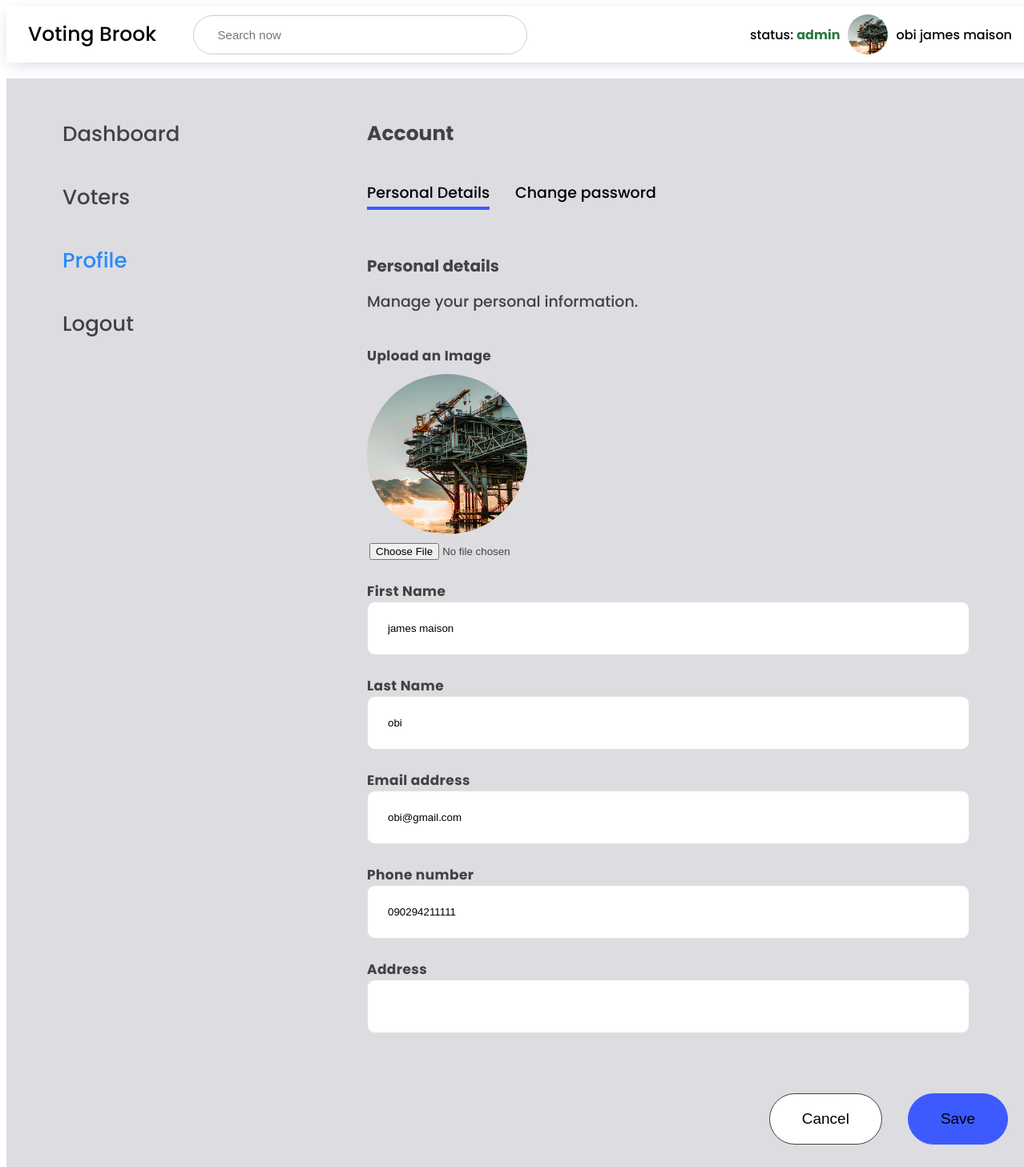
The app's page /account.php (signed in) with its own data.
### tables this page shows
CREATE TABLE `users` (
  `id` int(11) NOT NULL,
  `first_name` varchar(250) NOT NULL,
  `last_name` varchar(250) NOT NULL,
  `email` varchar(250) NOT NULL,
  `userType` varchar(250) NOT NULL,
  `password` varchar(250) NOT NULL,
  `phoneNumber` varchar(250) DEFAULT NULL,
  `address` varchar(1000) DEFAULT NULL,
  `picture` varchar(1000) NOT NULL,
  `location` varchar(1000) NOT NULL
);

### account.php (the view, shortened to what this page needs)
<?php
      require_once "conn.php";
      $userId =  $_SESSION['id'];
      $firstName="";
      $email="";
      $lastName="";
      $address="";
      $phoneNumber="";
      $profilePicture = "";
      if($userId){
        $query = "SELECT * FROM users WHERE id = $userId";
        try{
          $results1 =  mysqli_query($conn, $query);
          $user = mysqli_fetch_assoc($results1);
          $firstName =$user['first_name'];
          $lastName =$user['last_name'];
          $email =$user['email'];
          $phoneNumber = $user['phoneNumber'];
          $address= $user['address'];
          $profilePicture = $user['picture'];
        }catch(Exception $e){
            echo $e;
            echo '<script>alert("An Error occured while getting using profile")</script>';
            header('location: account.php?status=error');
            return;
        }
    }
?>
<!DOCTYPE html>
<html lang="en">
<head>
    <link rel="stylesheet" href="./css/account.css">
</head>
<body>
    <div class="wrapper">
        <header>
            <p class="logo">Voting Brook</p>
            <div class="top_bar">
                <div class="search_now">
                    <input placeholder="Search now" class="draft" />
                </div>
                <div class="profile_info">
                    <?php
                    $userId = $_SESSION['id'];
                    $query = "SELECT * FROM users WHERE users.id =  $userId";
                    $results1 = mysqli_query($conn, $query);
                    $user = mysqli_fetch_assoc($results1);
                ?>
                    <p>status: <span class="status"><?php echo $user['userType'] ?></span> </p>
                    <?php if($user['picture']): ?>
                    <img src="./saved/<?php echo $user['picture'];?>" alt="profile_image" width="50" height="50"
                        style="border-radius: 50%;">
                    <?php else: ?>
                    <img src="images/face28.jpg" alt="face28">
                    <?php endif; ?>
                    <p> <?php echo $user['last_name'];?> <?php echo $user['first_name']; ?></p>
                </div>
            </div>
        </header>
        <div class="container">
            <div class="display_flex">
                <div class="sidebar">
                    <p><a href="./dashboard.php">Dashboard</a></p>
                    <?php if($user['userType'] === 'admin' || $user['userType'] === 'election_officer' ): ?>
                    <p><a href="./voters.php">Voters</a></p>
                    <?php endif ?>
                    <p><a href="./account.php" class="active">Profile</a></p>
                    <p><a href="./logout.php">Logout</a></p>
                </div>
                <form class="account" method="post" action="<?php echo htmlspecialchars($_SERVER["PHP_SELF"]);?>"
                    enctype="multipart/form-data">
                    <div class="acc">
                        <p>Account</p>
                    </div>
                    <div class="details">
                        <p class="p_details">Personal Details</p>
                        <a href="./account(2).html">Change password</a>
                    </div>
                    <div class="personal_details">
                        <p class="personal_d">Personal details</p>
                        <p>Manage your personal information.</p>
                    </div>
                    <div class="info">
                        <label for="fname">Upload an Image</label>
                        <div style="display: flex; flex-direction: column; align-items: flex-start;">
                            <?php if($profilePicture): ?>
                            <img src="./saved/<?php echo $profilePicture; ?>" alt="profile_image"
                                style="width: 200px; height: 200px; border-radius: 50%; margin-top: 10px;" />
                            <?php else: ?>
                            <img src="./images/profile.jpg" alt="profile_image"
                                style="width: 200px; height: 200px; border-radius: 50%; margin-top: 10px;" />
                            <?php endif ?>
                            <input style="padding-left: 2px; padding-top: 10px;" type="file" name="uploadfile"
                                class="form-control" id="image">
                        </div>
                        <label for="name">First Name</label>
                        <input type="text" id="firstName" name="firstName" value="<?php echo $firstName; ?>"><br><br>
                        <label for="name">Last Name</label>
                        <input type="text" id="lastName" name="lastName" value="<?php echo $lastName; ?>"><br><br>
                        <label for="email">Email address</label>
                        <input type="email" id="Emailaddress" name="emailAddress" value="<?php echo $email; ?>"><br><br>
                        <label for="number">Phone number</label>
                        <input type="text" id="Phonenumber" name="phoneNumber"
                            value="<?php echo $phoneNumber; ?>"><br><br>
                        <label for="address">Address</label>
                        <input type="address" id="Address" name="address" value="<?php echo $address; ?>"><br><br>
                    </div>
                    <div class="cancel_save">
                        <div class="cancel">
                            <button>Cancel</button>
                        </div>
                        <div class="save">
                            <button type="submit" name="update_user">Save</button>
                        </div>
                    </div>
                </form>
            </div>
        </div>
    </div>
</body>
</html>

### css/account.css (style rules this page uses)
p,h1 { margin: 0; padding: 0; }
body { max-width: 100%; width: 100%; overflow: hidden; overflow-y: auto; font-family: "Poppins", sans-serif; font-weight: 500; font-style: normal; }
.wrapper { max-width: 1400px; width: 100%; margin: 0 auto; }
header { width: 100%; background-color: white; box-shadow: 0 5px 21px -5px #cdd1e1; display: flex; align-items: center; padding-left: 27px; }
.logo { font-size: 25px; }
header img { cursor: pointer; }
.top_bar { width: 80%; display: flex; justify-content: space-between; margin: 0 auto; margin-right: 40px; align-items: center; padding: 10px; background-color: white; }
.search_now { width: 100% }
.search_now input { padding: 15px; outline: none; width: 370px; border-radius: 2rem; border: 1px solid #c9ccd7; padding-left: 30px; font-size: 15px; }
.container { width: 100%; background-color: #dddce1; }
.display_flex { width: 100%; display: flex; padding: 20px; }
.profile_info { max-width: 350px; width: 100%; display: flex; align-items: center; justify-content: flex-end; gap: 10px; }
.profile_info .status { color: #2c793c; font-weight: 700; }
.sidebar { max-width: 240px; width: 100%; }
.sidebar a { text-decoration: none; color: #424242; }
.sidebar p { padding: 20px; cursor: pointer; font-size: 22px; text-decoration: none; transition: 0.3s ease-in-out; }
.sidebar .active { color: #248afd; }
.container { width: 100%; background-color: #dddce1;; }
.display_flex { width: 100%; display: flex; gap: 10rem; padding: 30px; margin-top: 20px; }
.sidebar p { padding: 20px; cursor: pointer; font-size: 26px; color: #248afd; }
.sidebar a { text-decoration: none; padding: 20px; cursor: pointer; font-size: 26px; color: #424242; }
.account { width: 100%; }
.acc p { font-size: 25px; font-weight: bolder; padding: 20px; color: #424242; }
.details { display: flex; gap: 2rem; padding: 20px; font-size: 19px; cursor: pointer; }
.details a { text-decoration: none; color: black; }
.p_details { border-bottom: 4px solid #3D5AFE; padding-bottom: 3px; gap: 3rem; display:inline-block; }
.personal_details { padding: 20px; color: #424242; }
.personal_d { font-size: 20px !important; font-weight: bolder; }
.personal_details p { margin-top: 15px; font-size: 19px }
.info { padding: 20px; font-weight: bold; color: #424242; }
.info input { padding: 25px; width: 700px; border-radius: 10px; border: 1px solid #E0E0E0; display: inline-flex; gap: 50px; }
.info label { font-size: 17px; width: 400px; letter-spacing: 0.4px; display: inline-flex; }
.cancel_save { width: 90%; display: flex; gap: 2rem; justify-content: flex-end; padding: 30px; }
.cancel button { font-size: 19px; background-color: white; border: 1px solid #424242; border-radius: 40px; padding: 20px 40px; cursor: pointer; }
.save button { font-size: 19px; background-color: #3D5AFE; border: 1px solid #3D5AFE; border-radius: 40px; padding: 20px 40px; cursor: pointer; }

### records on screen
users: userType "admin", picture (picture), last_name "obi", first_name "james maison", firstName "james maison", lastName "obi", emailAddress "obi@gmail.com", phoneNumber "090294211111"
